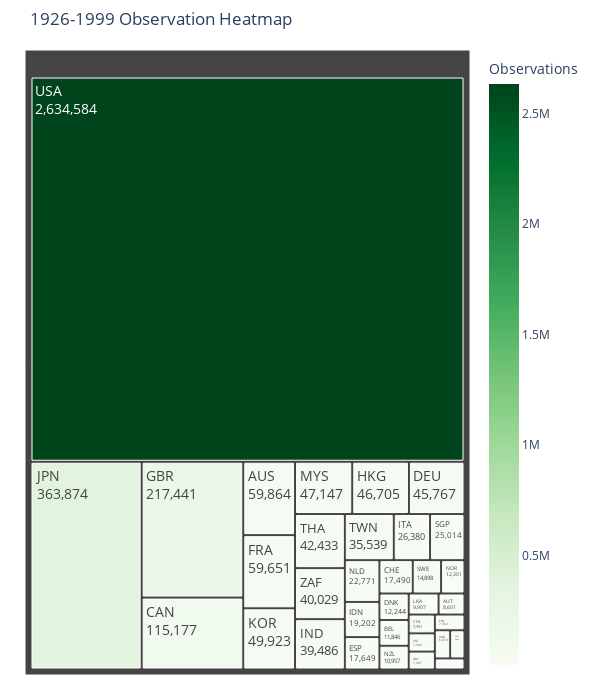
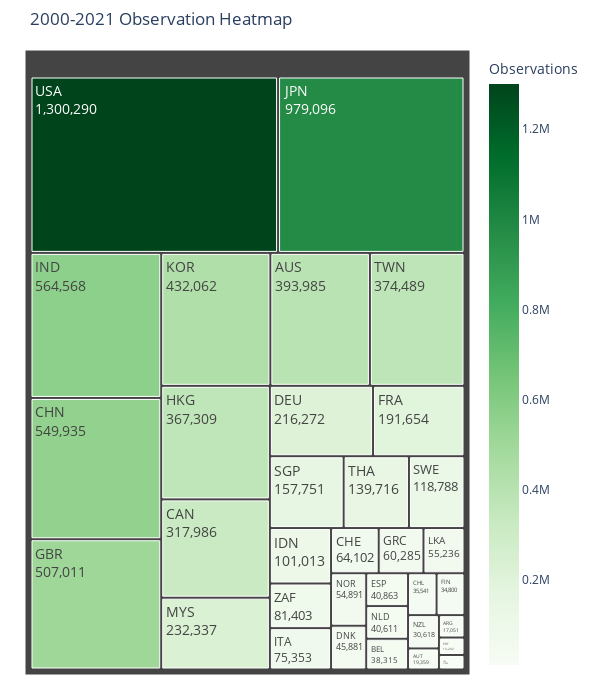

Notebook source saved alongside these figures, in order:
### Code cell
import pandas as pd
import plotly.express as px

def plot_plotly_country_heatmap(data_dict, title):
    data = pd.DataFrame({
        "Country": [c.upper() for c in data_dict.keys()],
        "Observations": [len(df) for df in data_dict.values()]
    })

    fig = px.treemap(
        data,
        path=["Country"],
        values="Observations",
        color="Observations",
        color_continuous_scale="Greens",
        title=title
    )
    fig.update_layout(
    margin=dict(t=50, l=25, r=25, b=25),
    height=700,  
    width=600,   
    ) 
    fig.update_traces(
    texttemplate="%{label}<br>%{value:,}",  
    textfont_size=14
    )
    fig.show()

plot_plotly_country_heatmap(X_dict_train, title="1926-1999 Observation Heatmap")
plot_plotly_country_heatmap(X_dict_test, title="2000-2021 Observation Heatmap")

### Figure 1 — Plotly figure (JSON) as saved in the notebook; plotly's stock layout.template omitted (floating-point values rounded to 4 significant figures)
{"data": [{"branchvalues": "total", "customdata": [[6818.0], [59860.0], [8601.0], [11850.0], [115200.0], [17490.0], [7761.0], [6341.0], [45770.0], [12240.0], [17650.0], [7352.0], [59650.0], [217400.0], [7387.0], [46700.0], [19200.0], [39490.0], [5167.0], [26380.0], [363900.0], [49920.0], [9907.0], [47150.0], [22770.0], [12300.0], [10960.0], [7506.0], [25010.0], [14900.0], [42430.0], [35540.0], [2635000.0], [40030.0]], "domain": {"x": [0, 1], "y": [0, 1]}, "hovertemplate": "labels=%{label}<br>Observations_sum=%{value}<br>parent=%{parent}<br>id=%{id}<br>Observations=%{color}<extra></extra>", "ids": ["ARG", "AUS", "AUT", "BEL", "CAN", "CHE", "CHL", "CHN", "DEU", "DNK", "ESP", "FIN", "FRA", "GBR", "GRC", "HKG", "IDN", "IND", "IRL", "ITA", "JPN", "KOR", "LKA", "MYS", "NLD", "NOR", "NZL", "PRT", "SGP", "SWE", "THA", "TWN", "USA", "ZAF"], "labels": ["ARG", "AUS", "AUT", "BEL", "CAN", "CHE", "CHL", "CHN", "DEU", "DNK", "ESP", "FIN", "FRA", "GBR", "GRC", "HKG", "IDN", "IND", "IRL", "ITA", "JPN", "KOR", "LKA", "MYS", "NLD", "NOR", "NZL", "PRT", "SGP", "SWE", "THA", "TWN", "USA", "ZAF"], "marker": {"coloraxis": "coloraxis", "colors": [6818.0, 59860.0, 8601.0, 11850.0, 115200.0, 17490.0, 7761.0, 6341.0, 45770.0, 12240.0, 17650.0, 7352.0, 59650.0, 217400.0, 7387.0, 46700.0, 19200.0, 39490.0, 5167.0, 26380.0, 363900.0, 49920.0, 9907.0, 47150.0, 22770.0, 12300.0, 10960.0, 7506.0, 25010.0, 14900.0, 42430.0, 35540.0, 2635000.0, 40030.0]}, "name": "", "parents": ["", "", "", "", "", "", "", "", "", "", "", "", "", "", "", "", "", "", "", "", "", "", "", "", "", "", "", "", "", "", "", "", "", ""], "textfont": {"size": 14}, "texttemplate": "%{label}<br>%{value:,}", "type": "treemap", "values": [6818.0, 59860.0, 8601.0, 11850.0, 115200.0, 17490.0, 7761.0, 6341.0, 45770.0, 12240.0, 17650.0, 7352.0, 59650.0, 217400.0, 7387.0, 46700.0, 19200.0, 39490.0, 5167.0, 26380.0, 363900.0, 49920.0, 9907.0, 47150.0, 22770.0, 12300.0, 10960.0, 7506.0, 25010.0, 14900.0, 42430.0, 35540.0, 2635000.0, 40030.0]}], "layout": {"coloraxis": {"colorbar": {"title": {"text": "Observations"}}, "colorscale": [[0, "rgb(247,252,245)"], [0.125, "rgb(229,245,224)"], [0.25, "rgb(199,233,192)"], [0.375, "rgb(161,217,155)"], [0.5, "rgb(116,196,118)"], [0.625, "rgb(65,171,93)"], [0.75, "rgb(35,139,69)"], [0.875, "rgb(0,109,44)"], [1, "rgb(0,68,27)"]]}, "height": 700, "legend": {"tracegroupgap": 0}, "margin": {"b": 25, "l": 25, "r": 25, "t": 50}, "title": {"text": "1926-1999 Observation Heatmap"}, "width": 600}}

### Figure 2 — Plotly figure (JSON) as saved in the notebook; plotly's stock layout.template omitted (floating-point values rounded to 4 significant figures)
{"data": [{"branchvalues": "total", "customdata": [[17050.0], [394000.0], [19360.0], [38320.0], [318000.0], [64100.0], [35540.0], [549900.0], [216300.0], [45880.0], [40860.0], [34800.0], [191700.0], [507000.0], [60280.0], [367300.0], [101000.0], [564600.0], [11050.0], [75350.0], [979100.0], [432100.0], [55240.0], [232300.0], [40610.0], [54890.0], [30620.0], [13290.0], [157800.0], [118800.0], [139700.0], [374500.0], [1300000.0], [81400.0]], "domain": {"x": [0, 1], "y": [0, 1]}, "hovertemplate": "labels=%{label}<br>Observations_sum=%{value}<br>parent=%{parent}<br>id=%{id}<br>Observations=%{color}<extra></extra>", "ids": ["ARG", "AUS", "AUT", "BEL", "CAN", "CHE", "CHL", "CHN", "DEU", "DNK", "ESP", "FIN", "FRA", "GBR", "GRC", "HKG", "IDN", "IND", "IRL", "ITA", "JPN", "KOR", "LKA", "MYS", "NLD", "NOR", "NZL", "PRT", "SGP", "SWE", "THA", "TWN", "USA", "ZAF"], "labels": ["ARG", "AUS", "AUT", "BEL", "CAN", "CHE", "CHL", "CHN", "DEU", "DNK", "ESP", "FIN", "FRA", "GBR", "GRC", "HKG", "IDN", "IND", "IRL", "ITA", "JPN", "KOR", "LKA", "MYS", "NLD", "NOR", "NZL", "PRT", "SGP", "SWE", "THA", "TWN", "USA", "ZAF"], "marker": {"coloraxis": "coloraxis", "colors": [17050.0, 394000.0, 19360.0, 38320.0, 318000.0, 64100.0, 35540.0, 549900.0, 216300.0, 45880.0, 40860.0, 34800.0, 191700.0, 507000.0, 60280.0, 367300.0, 101000.0, 564600.0, 11050.0, 75350.0, 979100.0, 432100.0, 55240.0, 232300.0, 40610.0, 54890.0, 30620.0, 13290.0, 157800.0, 118800.0, 139700.0, 374500.0, 1300000.0, 81400.0]}, "name": "", "parents": ["", "", "", "", "", "", "", "", "", "", "", "", "", "", "", "", "", "", "", "", "", "", "", "", "", "", "", "", "", "", "", "", "", ""], "textfont": {"size": 14}, "texttemplate": "%{label}<br>%{value:,}", "type": "treemap", "values": [17050.0, 394000.0, 19360.0, 38320.0, 318000.0, 64100.0, 35540.0, 549900.0, 216300.0, 45880.0, 40860.0, 34800.0, 191700.0, 507000.0, 60280.0, 367300.0, 101000.0, 564600.0, 11050.0, 75350.0, 979100.0, 432100.0, 55240.0, 232300.0, 40610.0, 54890.0, 30620.0, 13290.0, 157800.0, 118800.0, 139700.0, 374500.0, 1300000.0, 81400.0]}], "layout": {"coloraxis": {"colorbar": {"title": {"text": "Observations"}}, "colorscale": [[0, "rgb(247,252,245)"], [0.125, "rgb(229,245,224)"], [0.25, "rgb(199,233,192)"], [0.375, "rgb(161,217,155)"], [0.5, "rgb(116,196,118)"], [0.625, "rgb(65,171,93)"], [0.75, "rgb(35,139,69)"], [0.875, "rgb(0,109,44)"], [1, "rgb(0,68,27)"]]}, "height": 700, "legend": {"tracegroupgap": 0}, "margin": {"b": 25, "l": 25, "r": 25, "t": 50}, "title": {"text": "2000-2021 Observation Heatmap"}, "width": 600}}
